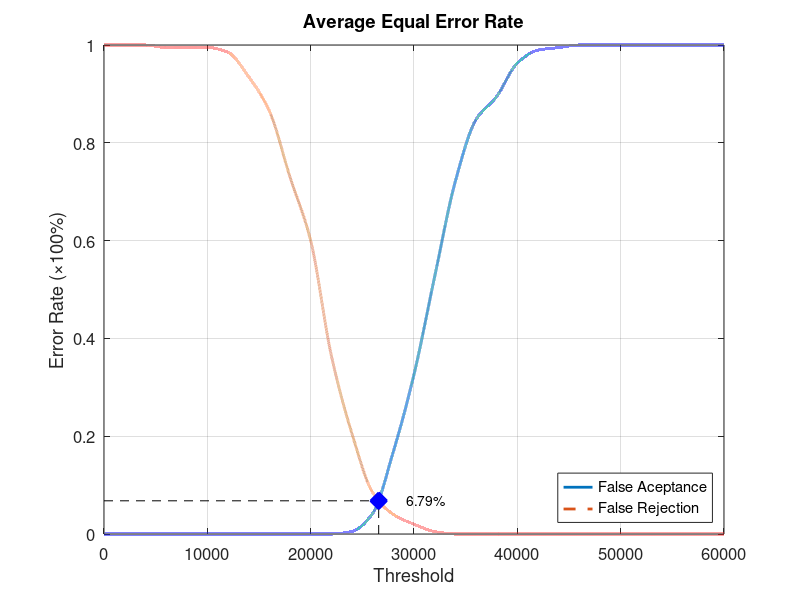
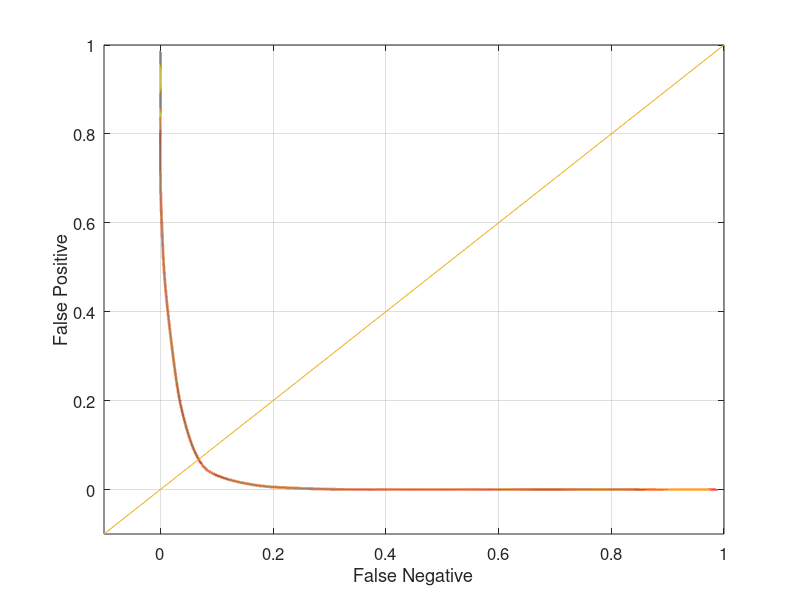

Source code (MATLAB) for these figures, in order:
function yEER = Database3_2
close all;
clear;
clc;
x = 0:2000:60000;
xq = 0:0.5:60000;

y0 = [0 0 0 0 0 0 0 0 0 0 0 0 0.00526316 0.0421053 0.168421 0.326316 0.526316 0.721053 0.847368 0.894737 0.963158 0.989474 0.994737 1 1 1 1 1 1 1 1];
yy0 = interp1(x, y0, xq, 'pchip');
y1 = [1 1 1 0.995 0.995 0.995 0.985 0.935 0.865 0.73 0.6 0.365 0.205 0.085 0.04 0.02 0.005 0 0 0 0 0 0 0 0 0 0 0 0 0 0];
yy1 = interp1(x, y1, xq, 'pchip');

% Calculating EER: 
y2 = abs(y0 - y1);
find(y2 == min(y2))
yy2 = abs(yy0 - yy1);
xEER = find(yy2 == min(yy2));
xEERIndex = xq(xEER) % X-axis EER
yEER = yy0(xEER) % Y-axis EER

main = figure
plot(xq, yy0,'-','LineWidth', 2);	hold on
plot(xq, yy1,'--','LineWidth', 2);	hold on
plot([xEERIndex xEERIndex], [0 yEER], 'k--');	hold on
plot([0 xEERIndex], [yEER yEER], 'k--');	hold on
plot(xEERIndex, yEER, 'bx', 'LineWidth', 10);	hold on
text(xEERIndex + 10 * xEERIndex / 100, yEER, [num2str(round((10000 * yEER)) / 100) '%'])
legend('False Aceptance', 'False Rejection', 'Location', 'SouthEast')
xlabel('Threshold')
ylabel('Error Rate (\times100%)')
title('Average Equal Error Rate')
set(gca, 'FontSize', 12)
axis([0 60000 0 1])
grid on

print(main, 'Database3_2Main', '-dpng');
FNRxFPR = figure('Color', [1 1 1]);
plot(yy1, yy0, '-', yy1, yy0, 'LineWidth', 2);
hold on
y = -0.1:0.1:1
plot(y, y); 
set(gca, 'FontSize', 12)
xlabel('False Negative')
ylabel('False Positive')
axis([-0.1 1 -0.1 1])
set(gca, 'FontSize', 12)
grid on

print(FNRxFPR, 'Database3_2FNRxFPR','-dpng');
end
